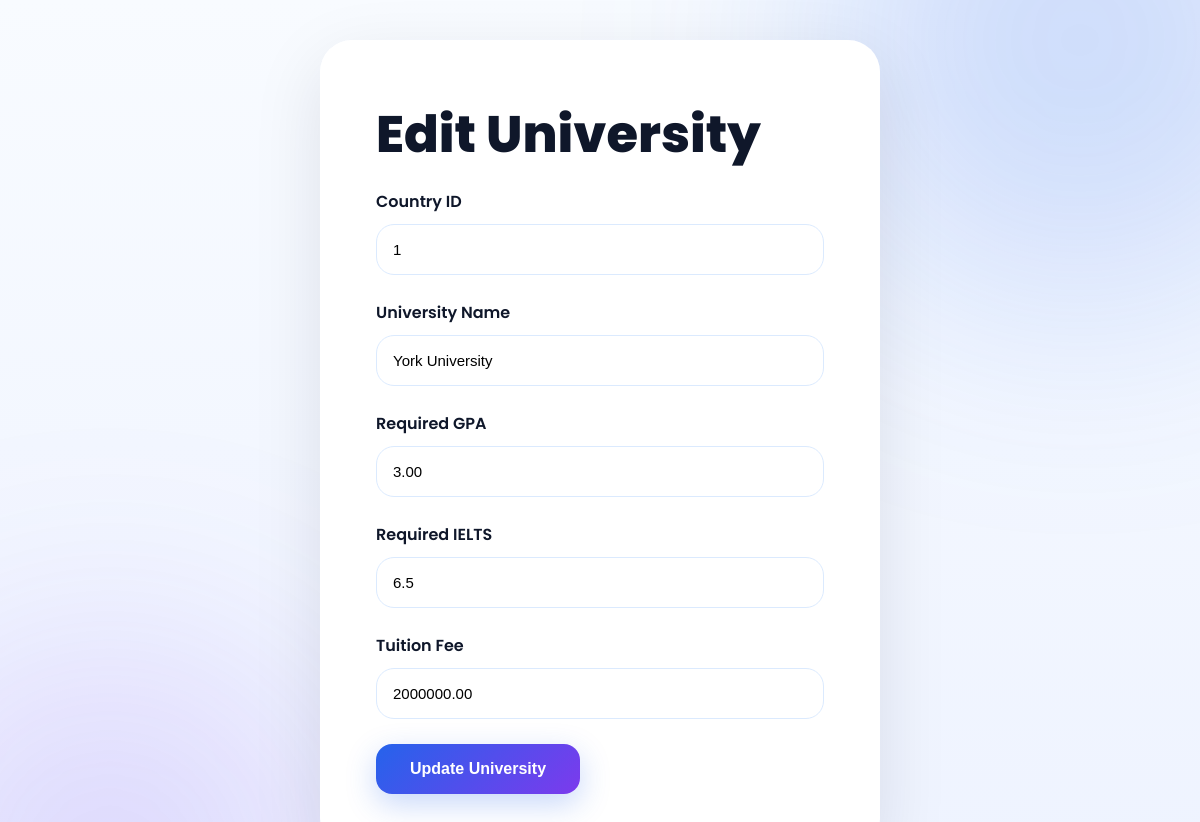
/edit_university.php?id=2, run on the app's committed database.
### tables this page shows
CREATE TABLE `universities` (
  `university_id` int(11) NOT NULL,
  `country_id` int(11) DEFAULT NULL,
  `university_name` varchar(100) DEFAULT NULL,
  `required_gpa` decimal(3,2) DEFAULT NULL,
  `required_ielts` decimal(3,1) DEFAULT NULL,
  `tuition_fee` decimal(10,2) DEFAULT NULL
);

### edit_university.php (the view, shortened to what this page needs)
<?php
include 'php/db.php';
$id = $_GET['id'];
$result = $conn->query(
    "SELECT * FROM universities
    WHERE university_id='$id'"
);
$row = $result->fetch_assoc();
?>
<!DOCTYPE html>
<html lang="en">
<head>
<link rel="stylesheet" href="css/style.css">
</head>
<body>
<div class="auth-container">
<div class="auth-card">
<h1>
Edit University
</h1>
<form method="POST">
<div class="form-group">
<label>
Country ID
</label>
<input
type="number"
name="country_id"
value="<?php echo $row['country_id']; ?>"
required
>
</div>
<div class="form-group">
<label>
University Name
</label>
<input
type="text"
name="university_name"
value="<?php echo $row['university_name']; ?>"
required
>
</div>
<div class="form-group">
<label>
Required GPA
</label>
<input
type="text"
name="required_gpa"
value="<?php echo $row['required_gpa']; ?>"
required
>
</div>
<div class="form-group">
<label>
Required IELTS
</label>
<input
type="text"
name="required_ielts"
value="<?php echo $row['required_ielts']; ?>"
required
>
</div>
<div class="form-group">
<label>
Tuition Fee
</label>
<input
type="text"
name="tuition_fee"
value="<?php echo $row['tuition_fee']; ?>"
required
>
</div>
<button
type="submit"
name="update"
>
Update University
</button>
</form>
</div>
</div>
</body>
</html>

### css/style.css (style rules this page uses)
:root { --bg: #eef3ff; --surface: rgba(255,255,255,0.90); --surface-strong: rgba(255,255,255,0.98); --text: #0f172a; --muted: #556b7a; --primary: #2563eb; --primary-strong: #7c3aed; --shadow: 0 30px 80px rgba(15,23,42,0.12); }
* { margin:0; padding:0; box-sizing:border-box; }
html { scroll-behavior:smooth; }
body { font-family:'Poppins',sans-serif; background:linear-gradient(180deg, #f8fbff 0%, #eef3ff 100%); color:var(--text); overflow-x:hidden; }
body::before, body::after { content:''; position:fixed; border-radius:50%; filter:blur(120px); z-index:-1; }
body::before { width:520px; height:520px; top:-220px; right:-140px; background:rgba(37,99,235,0.2); }
body::after { width:420px; height:420px; bottom:-180px; left:-100px; background:rgba(124,58,237,0.15); }
button { padding:16px 34px; border:none; border-radius:16px; background:linear-gradient(135deg,#2563eb,#7c3aed); color:white; font-size:16px; font-weight:600; cursor:pointer; transition:0.35s; box-shadow:0 10px 30px rgba(37,99,235,0.25); }
.auth-container { width:100%; min-height:90vh; display:flex; justify-content:center; align-items:center; padding:40px 20px; }
.auth-card { width:100%; max-width:560px; background:var(--surface-strong); backdrop-filter:blur(18px); border-radius:32px; padding:55px; border:1px solid rgba(255,255,255,0.45); box-shadow:0 22px 70px rgba(15,23,42,0.10); }
.auth-card h1 { font-size:3.2rem; margin-bottom:16px; font-weight:800; }
.form-group { margin-bottom:25px; }
.form-group label { display:block; margin-bottom:10px; font-weight:600; color:var(--text); }
input, select { width:100%; padding:16px; border-radius:18px; border:1px solid #dbeafe; background:#ffffff; font-size:15px; transition:0.3s ease; outline:none; }

### data on the page
universities: country_id "1", university_name "York University", required_gpa "3.00", required_ielts "6.5", tuition_fee "2000000.00"
